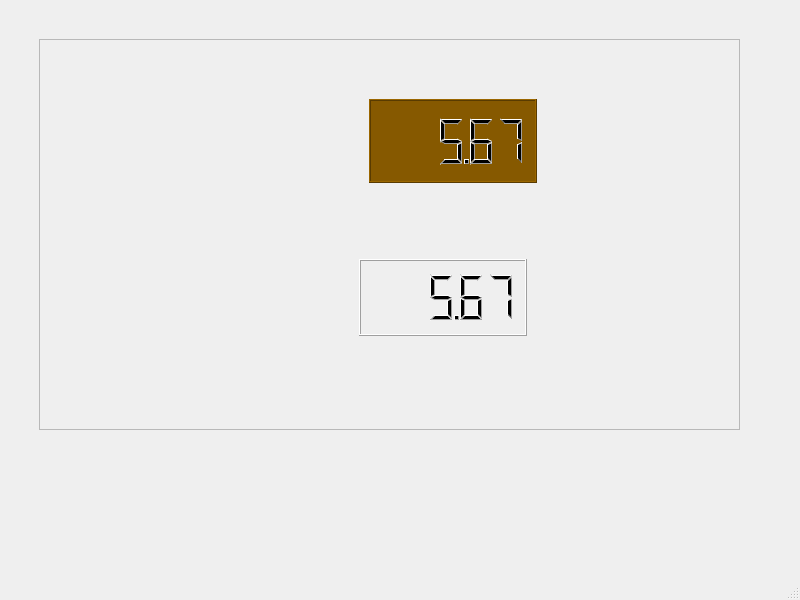
<?xml version="1.0" encoding="UTF-8"?>
<ui version="4.0">
 <class>MainWindow</class>
 <widget class="QMainWindow" name="MainWindow">
  <property name="geometry">
   <rect>
    <x>0</x>
    <y>0</y>
    <width>800</width>
    <height>600</height>
   </rect>
  </property>
  <property name="windowTitle">
   <string>MainWindow</string>
  </property>
  <widget class="QWidget" name="centralwidget">
   <widget class="QFrame" name="frame">
    <property name="geometry">
     <rect>
      <x>39</x>
      <y>39</y>
      <width>701</width>
      <height>391</height>
     </rect>
    </property>
    <property name="frameShape">
     <enum>QFrame::StyledPanel</enum>
    </property>
    <property name="frameShadow">
     <enum>QFrame::Raised</enum>
    </property>
    <widget class="QLCDNumber" name="month_sales">
     <property name="geometry">
      <rect>
       <x>330</x>
       <y>60</y>
       <width>168</width>
       <height>84</height>
      </rect>
     </property>
     <property name="styleSheet">
      <string notr="true">background-color: rgb(134, 89, 0);</string>
     </property>
     <property name="frameShape">
      <enum>QFrame::Box</enum>
     </property>
     <property name="frameShadow">
      <enum>QFrame::Raised</enum>
     </property>
     <property name="lineWidth">
      <number>1</number>
     </property>
     <property name="midLineWidth">
      <number>0</number>
     </property>
     <property name="smallDecimalPoint">
      <bool>true</bool>
     </property>
     <property name="digitCount">
      <number>5</number>
     </property>
     <property name="value" stdset="0">
      <double>5.670000000000000</double>
     </property>
    </widget>
    <widget class="QLCDNumber" name="month_earnings">
     <property name="geometry">
      <rect>
       <x>320</x>
       <y>220</y>
       <width>168</width>
       <height>77</height>
      </rect>
     </property>
     <property name="midLineWidth">
      <number>0</number>
     </property>
     <property name="smallDecimalPoint">
      <bool>true</bool>
     </property>
     <property name="digitCount">
      <number>5</number>
     </property>
     <property name="value" stdset="0">
      <double>5.670000000000000</double>
     </property>
    </widget>
   </widget>
  </widget>
  <widget class="QMenuBar" name="menubar">
   <property name="geometry">
    <rect>
     <x>0</x>
     <y>0</y>
     <width>800</width>
     <height>30</height>
    </rect>
   </property>
  </widget>
  <widget class="QStatusBar" name="statusbar"/>
 </widget>
 <resources/>
 <connections/>
</ui>
